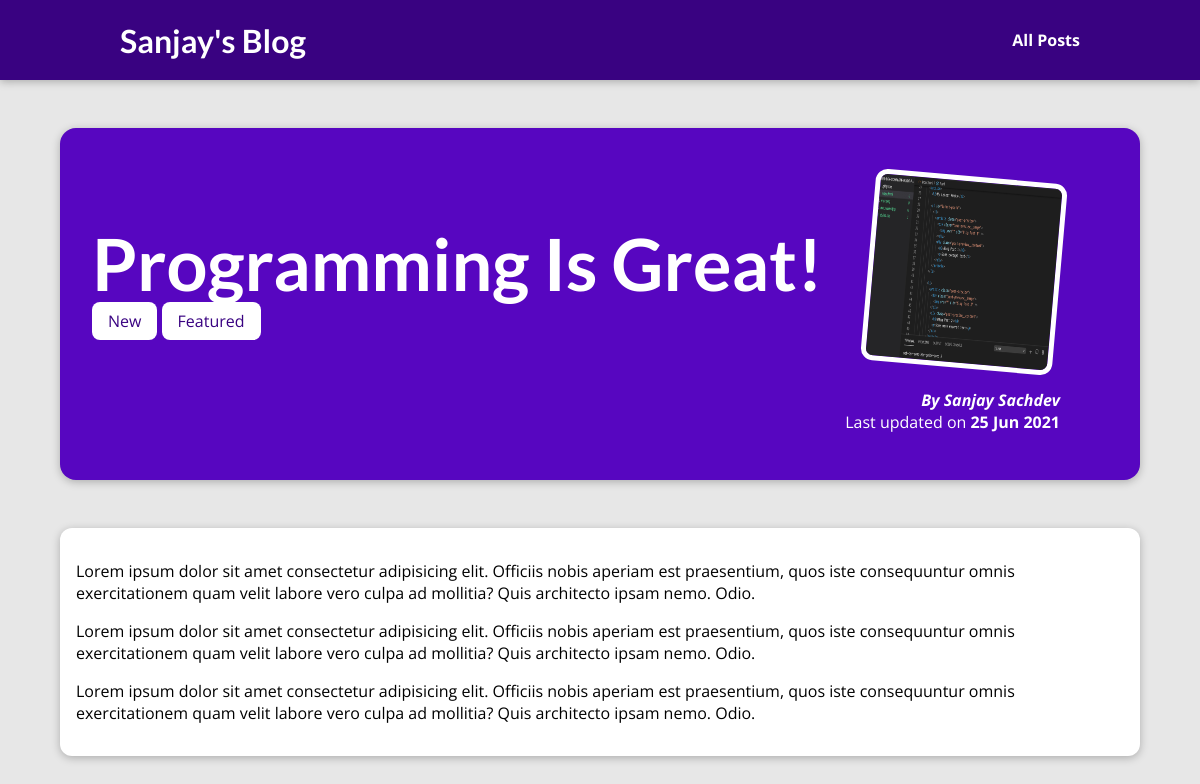
Page /posts/programming-is-fun on the committed database.
### blog/models.py (models this page shows, shortened)
class Post(models.Model):
    title = models.CharField(max_length=150)
    excerpt = models.CharField(max_length=200)
    image_name = models.CharField(max_length=100)
    date = models.DateField(auto_now=True)
    slug = models.SlugField(unique=True, db_index=True)
    content = models.TextField(validators=[MinLengthValidator(10)])
    author = models.ForeignKey(
        Author, on_delete=models.SET_NULL, null=True, related_name="posts")
    tags = models.ManyToManyField(Tag)

class Tag(models.Model):
    caption = models.CharField(max_length=20)

class Author(models.Model):
    first_name = models.CharField(max_length=100)
    last_name = models.CharField(max_length=100)
    email_address = models.EmailField()
    def __str__(self):
        return f"{self.first_name} {self.last_name}"

### blog/views.py (the view)
# urls.py: path("posts/<slug:slug>", views.post_detail, name="post-detail-page") #/posts/my-first-post
def post_detail(request, slug):
    identified_post = get_object_or_404(Post, slug=slug)
    return render(request, "blog/post-detail.html", {
        "post": identified_post,
        "post_tags": identified_post.tags.all()
    })

### blog/templates/blog/post-detail.html (shortened to what this page needs)
{% extends "base.html" %}
{% load static %}
{%  block css_files %}
    <link rel="stylesheet" href="{% static "blog/post-details.css" %}">
{%  endblock %}
{% block content %}
    <section id="summary">
        <h2>{{ post.title }}</h2>
        <div>
            {% for tag in post_tags %}
                <span class="tag">{{ tag.caption }}</span>
            {% endfor %}
        </div>
        <article>
            <img src="{% static "blog/images/"|add:post.image_name %}" alt="{{ post.title }}" />
            <address>By <a href="mailto:{{ post.author.email_address }}">{{ post.author }}</a></address>
            <div>
                Last updated on <time>{{ post.date|date:"d M Y" }}</time>
            </div>
        </article>
    </section>
    <main>
        {{ post.content|linebreaks }}
    </main>
{% endblock %}

### static/app.css (style rules this page uses)
* { box-sizing: border-box; }
html { font-family: 'Open Sans', 'Lato', sans-serif; }
body { margin: 0; }
h1, h2, h3 { font-family: 'Lato', sans-serif; font-weight: bold; }

### blog/static/blog/post-details.css (style rules this page uses)
body { background-color: #e7e7e7; }
#summary { margin: 8rem auto 3rem auto; padding: 2rem; width: 90%; max-width: 90rem; border-radius: 16px; background-color: #5706c0; position: relative; box-shadow: 0 2px 8px rgba(0, 0, 0, 0.25); height: 22rem; }
#summary h2 { color: white; font-size: 4.5rem; margin-bottom: 0.25rem; }
#summary article { position: absolute; top: 2rem; right: 3rem; padding: 1rem 2rem; border-radius: 12px; text-align: right; color: white; }
#summary article img { width: 12rem; height: 12rem; border-radius: 12px; transform: rotateZ(5deg); border: 5px solid white; margin-bottom: 1rem; }
#summary address { font-weight: bold; }
#summary a { color: white; text-decoration: none; }
#summary time { font-weight: bold; }
main { width: 90%; max-width: 90rem; margin: 3rem auto; background-color: white; padding: 1rem; border-radius: 12px; box-shadow: 0 2px 8px rgba(0, 0, 0, 0.25); }
.tag { background-color: white; color: #390281; padding: 0.5rem 1rem; border-radius: 8px; }

### rows in the picture
Post: title "Programming Is Great!", image_name (picture), author "Sanjay Sachdev", date "25 Jun 2021", content "Lorem ipsum dolor sit amet consectetur adipisicing elit. Officiis nobis aperiam est praesentium, quos iste consequuntur omnis exercitationem quam velit labore vero culpa ad mollitia? Quis architecto ipsam nemo. Odio. Lorem ipsum dolor sit amet consectetur adipisicing elit. Officiis nobis aperiam est praesentium, quos iste consequuntur omnis exercitationem quam velit labore vero culpa ad mollitia? Quis architecto ipsam nemo. Odio. Lorem ipsum dolor sit amet consectetur adipisicing elit. Officiis nobis aperiam est praesentium, quos iste consequuntur omnis exercitationem quam velit labore vero culpa ad mollitia? Quis architecto ipsam nemo. Odio."
Tag: caption "New"
Tag: caption "Featured"
